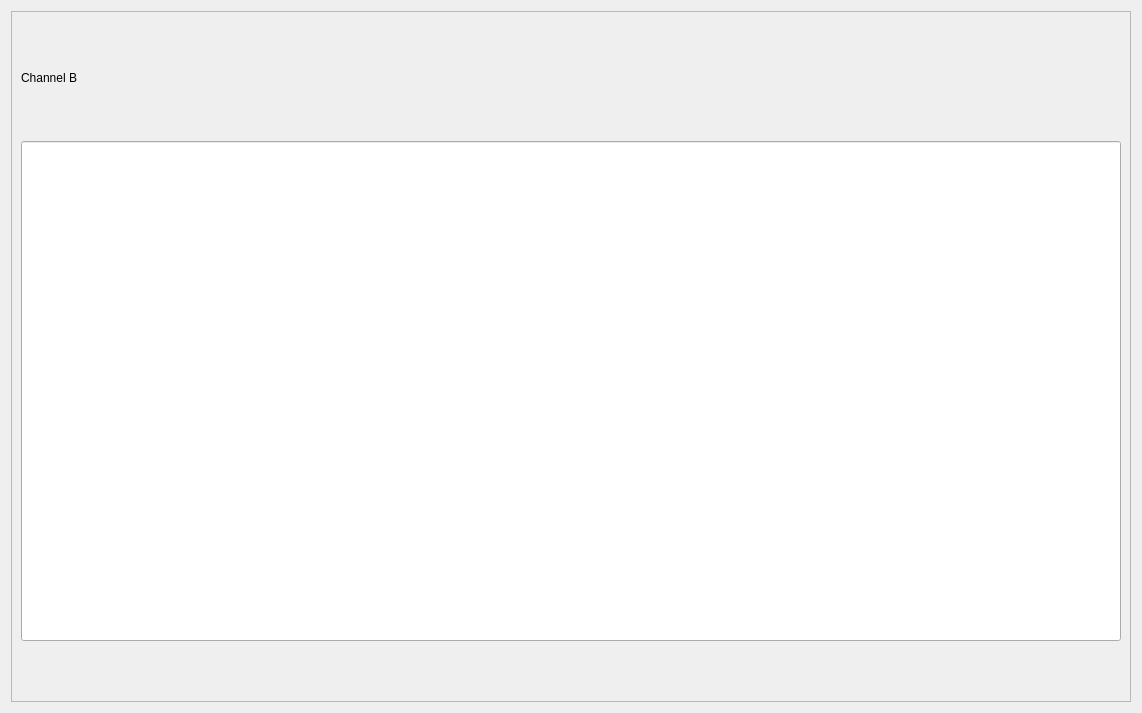
<?xml version="1.0" encoding="UTF-8"?>
<ui version="4.0">
 <class>Form</class>
 <widget class="QWidget" name="Form">
  <property name="geometry">
   <rect>
    <x>0</x>
    <y>0</y>
    <width>1138</width>
    <height>713</height>
   </rect>
  </property>
  <property name="windowTitle">
   <string>Form</string>
  </property>
  <layout class="QHBoxLayout" name="horizontalLayout">
   <item>
    <widget class="QFrame" name="frame">
     <property name="frameShape">
      <enum>QFrame::StyledPanel</enum>
     </property>
     <property name="frameShadow">
      <enum>QFrame::Raised</enum>
     </property>
     <layout class="QVBoxLayout" name="verticalLayout">
      <item>
       <widget class="QLabel" name="label">
        <property name="sizePolicy">
         <sizepolicy hsizetype="Minimum" vsizetype="Maximum">
          <horstretch>0</horstretch>
          <verstretch>0</verstretch>
         </sizepolicy>
        </property>
        <property name="styleSheet">
         <string notr="true">font: 50pt &quot;MS Shell Dlg 2&quot;;</string>
        </property>
        <property name="text">
         <string>Channel B</string>
        </property>
       </widget>
      </item>
      <item>
       <widget class="QLineEdit" name="chBLineEdit">
        <property name="sizePolicy">
         <sizepolicy hsizetype="Maximum" vsizetype="Maximum">
          <horstretch>0</horstretch>
          <verstretch>0</verstretch>
         </sizepolicy>
        </property>
        <property name="minimumSize">
         <size>
          <width>1100</width>
          <height>500</height>
         </size>
        </property>
        <property name="styleSheet">
         <string notr="true">font: 250pt &quot;MS Shell Dlg 2&quot;;</string>
        </property>
        <property name="text">
         <string/>
        </property>
        <property name="readOnly">
         <bool>true</bool>
        </property>
       </widget>
      </item>
     </layout>
    </widget>
   </item>
  </layout>
 </widget>
 <resources/>
 <connections/>
</ui>
